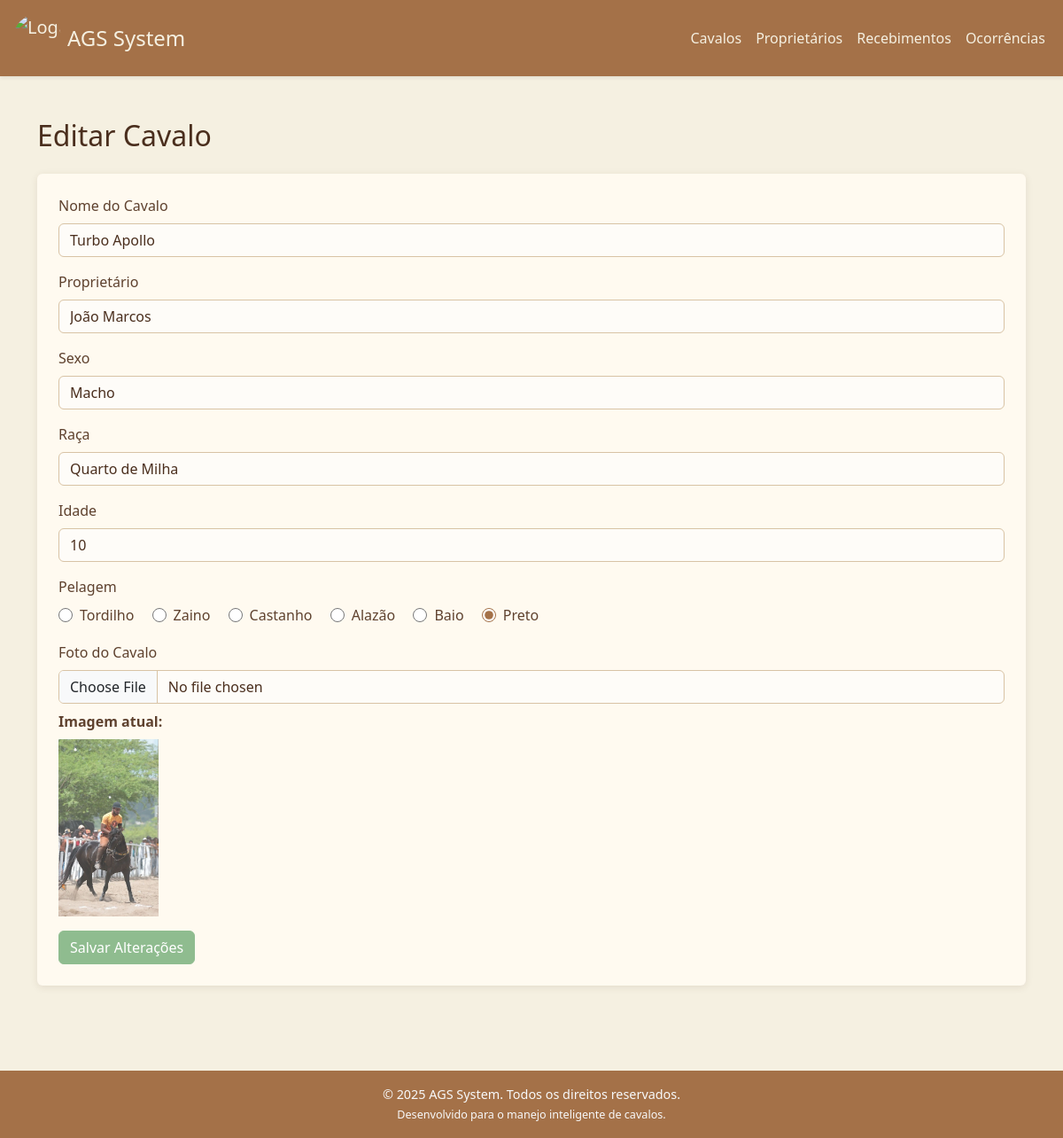
The page /cavalo/1/editar on the database its author committed.
### tables this page shows
CREATE TABLE cavalos (
            id INTEGER PRIMARY KEY AUTOINCREMENT,
            nome TEXT NOT NULL,
            sexo_id INTEGER,
            raca_id INTEGER,
            idade INTEGER,
            pelagem_id INTEGER,
            proprietario_id INTEGER,
            imagem TEXT,
            FOREIGN KEY (sexo_id) REFERENCES sexo(id),
            FOREIGN KEY (raca_id) REFERENCES raca(id),
            FOREIGN KEY (pelagem_id) REFERENCES pelagem(id),
            FOREIGN KEY (proprietario_id) REFERENCES proprietario(id)
        );

CREATE TABLE sexo (
            id INTEGER PRIMARY KEY AUTOINCREMENT,
            sexo TEXT NOT NULL
        );

CREATE TABLE raca (
            id INTEGER PRIMARY KEY AUTOINCREMENT,
            raca TEXT NOT NULL
        );

CREATE TABLE pelagem (
            id INTEGER PRIMARY KEY AUTOINCREMENT,
            pelagem TEXT NOT NULL
        );

### app.py (the view, shortened to what this page needs)
@app.route('/cavalo/<int:id>/editar', methods=['GET', 'POST'])
def editarCavalo(id):
    conn = conexao()
    cavalo = conn.execute('SELECT * FROM cavalos WHERE id=?', (id,)).fetchone()
    proprietarios = conn.execute('SELECT * FROM proprietario').fetchall()
    sexos = conn.execute('SELECT * FROM sexo').fetchall()
    racas = conn.execute('SELECT * FROM raca').fetchall()
    pelagens = conn.execute('SELECT * FROM pelagem').fetchall()
    conn.close()
    return render_template('editar_cavalo.html', cavalo=cavalo, proprietarios=proprietarios, sexos=sexos, racas=racas, pelagens=pelagens)

### app.py (called while the page is built)
@app.context_processor
def inject_now():
    return {'now': datetime.now()}

### database.py (called while the page is built)
def conexao():
    conn = sqlite3.connect(db_path)
    conn.row_factory = sqlite3.Row
    return conn

### templates/editar_cavalo.html (shortened to what this page needs)
{% extends 'base.html' %}
{% block content %}
<h2 class="mb-4">Editar Cavalo</h2>
<form
  method="POST"
  enctype="multipart/form-data"
  class="bg-secondary p-4 rounded"
>
  <div class="mb-3">
    <label for="name" class="form-label">Nome do Cavalo</label>
    <input
      type="text"
      class="form-control"
      id="name"
      name="name"
      required
      placeholder="Digite o nome do Cavalo"
      value="{{ cavalo.nome }}"
    />
  </div>
  <div class="mb-3">
    <label for="proprietario_id" class="form-label">Proprietário</label>
    <select name="proprietario_id" class="form-control" required>
      {% for proprietario in proprietarios %}
      <option value="{{ proprietario.id }}" {% if proprietario.id == cavalo.proprietario_id %}selected{% endif %}>
        {{ proprietario.nome }}
      </option>
      {% endfor %}
    </select>
  </div>
  <div class="mb-3">
    <label for="sexo_id" class="form-label">Sexo</label>
    <select name="sexo_id" class="form-control" required>
      {% for sexo in sexos %}
      <option value="{{ sexo.id }}" {% if sexo.id == cavalo.sexo_id %}selected{% endif %}>
        {{ sexo.sexo }}
      </option>
      {% endfor %}
    </select>
  </div>
  <div class="mb-3">
    <label for="raca_id" class="form-label">Raça</label>
    <select name="raca_id" class="form-control" required>
      {% for raca in racas %}
      <option value="{{ raca.id }}" {% if raca.id == cavalo.raca_id %}selected{% endif %}>
        {{ raca.raca }}
      </option>
      {% endfor %}
    </select>
  </div>
  <div class="mb-3">
    <label for="idade" class="form-label">Idade</label>
    <input
      type="number"
      class="form-control"
      id="idade"
      name="idade"
      required
      placeholder="Digite a idade do Cavalo"
      value="{{ cavalo.idade }}"
    />
  </div>
  <div class="mb-3">
    <label class="form-label">Pelagem</label><br />
    {% for pelagem in pelagens %}
    <div class="form-check form-check-inline">
      <input
        class="form-check-input"
        type="radio"
        name="pelagem_id"
        id="pelagem_{{ pelagem.id }}"
        value="{{ pelagem.id }}"
        {% if pelagem.id == cavalo.pelagem_id %}checked{% endif %}
      />
      <label class="form-check-label" for="pelagem_{{ pelagem.id }}">
        {{ pelagem.pelagem }}
      </label>
    </div>
    {% endfor %}
  </div>
  <div class="mb-3">
    <label for="imagem" class="form-label">Foto do Cavalo</label>
    <input
      type="file"
      class="form-control"
      id="imagem"
      name="imagem"
      accept="image/*"
    />
    {% if cavalo.imagem %}
    <div class="mt-2">
      <strong>Imagem atual:</strong><br>
      <img src="{{ url_for('static', filename='uploads/' ~ cavalo.imagem) }}" alt="Foto do Cavalo" class="img-fluid mt-2" style="max-height: 200px;">
    </div>
    {% endif %}
  </div>
  <button type="submit" class="btn btn-success">Salvar Alterações</button>
</form>
{% endblock %}

### static/css/style.css (style rules this page uses)
body { background-color: #f5f0e1; color: #4a2e1d; font-family: "Segoe UI", sans-serif; min-height: 100vh; display: flex; flex-direction: column; }
.card, form { background-color: #fffaf0; border: none; border-radius: 10px; box-shadow: 0 2px 8px rgba(74, 46, 29, 0.1); color: #5e412e; }
form.bg-secondary { background-color: #fffaf0 !important; }
.form-label { font-weight: 500; color: #5e412e; }
input.form-control, select.form-control, textarea.form-control { background-color: #fefcf8; border: 1px solid #d8c3a5; color: #4a2e1d; }
.form-control::placeholder { color: #a88a62; }
.btn-success { background-color: #8fbc8f; border-color: #8fbc8f; color: #fff; }
input[type="radio"] { accent-color: #a47148; }
input[type="radio"].form-check-input { appearance: auto; -webkit-appearance: auto; accent-color: #a47148; background-image: none !important; }

### rows shown on the page
cavalos: name "Turbo Apollo", sexo_id "Macho", raca_id "Quarto de Milha", idade "10", imagem (picture)
pelagem: pelagem_id "☐ Tordilho", pelagem "Tordilho"
pelagem: pelagem_id "☐ Zaino", pelagem "Zaino"
pelagem: pelagem_id "☐ Castanho", pelagem "Castanho"
pelagem: pelagem_id "☐ Alazão", pelagem "Alazão"
pelagem: pelagem_id "☐ Baio", pelagem "Baio"
pelagem: pelagem_id "☑ Preto", pelagem "Preto"

### other values the page prints
form field proprietario_id "João Marcos"
